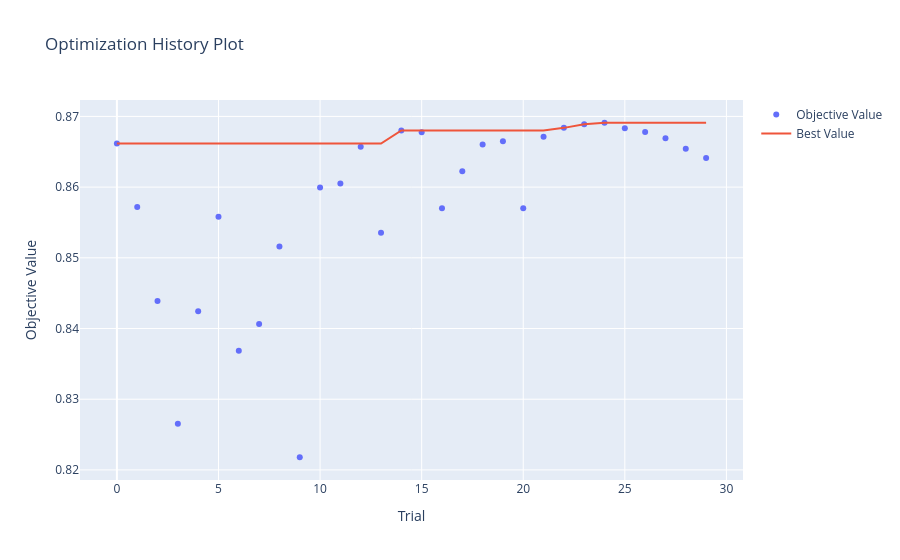
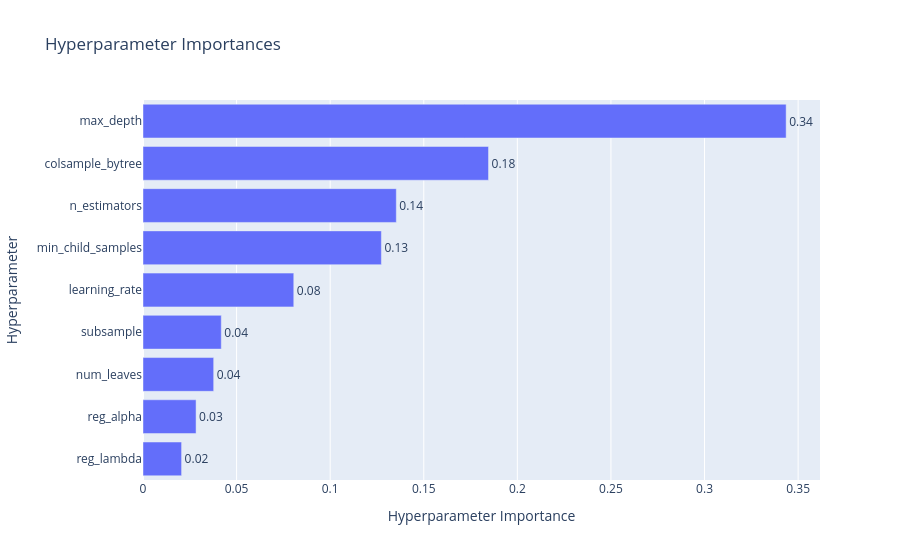

These figures' notebook cell, in order:
### Markdown cell above
## Hyperparameter Tuning with Optuna

We use Optuna for automated hyperparameter optimization to find the best model configuration.

### Code cell
# Hyperparameter Tuning with Optuna
try:
    import optuna
    from optuna.samplers import TPESampler
    
    print("🔧 Running Hyperparameter Optimization with Optuna...")
    print("This may take 10-15 minutes...\n")
    
    # Split data for tuning (use smaller subset for faster tuning)
    X_tune, X_val, y_tune, y_val = train_test_split(
        X, y, test_size=0.3, random_state=42, stratify=y
    )
    
    def objective(trial):
        """Objective function for Optuna optimization"""
        params = {
            'objective': 'multiclass',
            'num_class': 3,
            'n_estimators': trial.suggest_int('n_estimators', 100, 1000),
            'learning_rate': trial.suggest_float('learning_rate', 0.01, 0.1, log=True),
            'max_depth': trial.suggest_int('max_depth', 3, 12),
            'num_leaves': trial.suggest_int('num_leaves', 20, 150),
            'min_child_samples': trial.suggest_int('min_child_samples', 10, 100),
            'subsample': trial.suggest_float('subsample', 0.6, 1.0),
            'colsample_bytree': trial.suggest_float('colsample_bytree', 0.6, 1.0),
            'reg_alpha': trial.suggest_float('reg_alpha', 0.0, 5.0),
            'reg_lambda': trial.suggest_float('reg_lambda', 0.0, 10.0),
            'random_state': 42,
            'n_jobs': -1,
            'verbose': -1
        }
        
        model = lgb.LGBMClassifier(**params)
        
        # Use stratified k-fold for more robust evaluation
        cv = StratifiedKFold(n_splits=3, shuffle=True, random_state=42)
        scores = cross_val_score(model, X_tune, y_tune, cv=cv, scoring='accuracy', n_jobs=-1)
        
        return scores.mean()
    
    # Create study and optimize
    study = optuna.create_study(direction='maximize', sampler=TPESampler(seed=42))
    study.optimize(objective, n_trials=30, show_progress_bar=True)
    
    print("\n" + "="*60)
    print("HYPERPARAMETER OPTIMIZATION RESULTS")
    print("="*60)
    print(f"Best Accuracy: {study.best_value:.4f}")
    print(f"Best Parameters:")
    for key, value in study.best_params.items():
        print(f"  {key}: {value}")
    print("="*60)
    
    # Train final model with best parameters
    best_params = study.best_params.copy()
    best_params.update({
        'objective': 'multiclass',
        'num_class': 3,
        'random_state': 42,
        'n_jobs': -1,
        'verbose': -1
    })
    
    model_m3_tuned = lgb.LGBMClassifier(**best_params)
    model_m3_tuned.fit(X_train_m3, y_train_m3)
    
    # Evaluate tuned model
    y_pred_tuned = model_m3_tuned.predict(X_test_m3)
    tuned_acc = accuracy_score(y_test_m3, y_pred_tuned)
    
    print(f"\nTuned Model Test Accuracy: {tuned_acc:.4f}")
    print(f"Original Model Test Accuracy: {test_acc:.4f}")
    print(f"Improvement: {(tuned_acc - test_acc) * 100:.2f}%")
    
    # Plot optimization history
    fig = optuna.visualization.plot_optimization_history(study)
    fig.show()
    
    # Plot parameter importance
    fig = optuna.visualization.plot_param_importances(study)
    fig.show()
    
except ImportError:
    print("⚠️ Optuna not installed. Install with: pip install optuna")
    print("Skipping hyperparameter tuning...")

### Figure 1 — Plotly figure (JSON) as saved in the notebook; plotly's stock layout.template omitted (floating-point values rounded to 4 significant figures)
{"data": [{"mode": "markers", "name": "Objective Value", "type": "scatter", "x": [0, 1, 2, 3, 4, 5, 6, 7, 8, 9, 10, 11, 12, 13, 14, 15, 16, 17, 18, 19, 20, 21, 22, 23, 24, 25, 26, 27, 28, 29], "y": [0.8662, 0.8572, 0.8439, 0.8265, 0.8425, 0.8558, 0.8369, 0.8406, 0.8516, 0.8218, 0.8599, 0.8605, 0.8657, 0.8536, 0.868, 0.8678, 0.857, 0.8622, 0.866, 0.8665, 0.857, 0.8671, 0.8684, 0.8689, 0.8691, 0.8683, 0.8678, 0.8669, 0.8654, 0.8641]}, {"mode": "lines", "name": "Best Value", "type": "scatter", "x": [0, 1, 2, 3, 4, 5, 6, 7, 8, 9, 10, 11, 12, 13, 14, 15, 16, 17, 18, 19, 20, 21, 22, 23, 24, 25, 26, 27, 28, 29], "y": [0.8662, 0.8662, 0.8662, 0.8662, 0.8662, 0.8662, 0.8662, 0.8662, 0.8662, 0.8662, 0.8662, 0.8662, 0.8662, 0.8662, 0.868, 0.868, 0.868, 0.868, 0.868, 0.868, 0.868, 0.868, 0.8684, 0.8689, 0.8691, 0.8691, 0.8691, 0.8691, 0.8691, 0.8691]}, {"marker": {"color": "#cccccc"}, "mode": "markers", "name": "Infeasible Trial", "showlegend": false, "type": "scatter", "x": [], "y": []}], "layout": {"title": {"text": "Optimization History Plot"}, "xaxis": {"title": {"text": "Trial"}}, "yaxis": {"title": {"text": "Objective Value"}}}}

### Figure 2 — Plotly figure (JSON) as saved in the notebook; plotly's stock layout.template omitted (floating-point values rounded to 4 significant figures)
{"data": [{"cliponaxis": false, "hovertemplate": ["reg_lambda (FloatDistribution): 0.02061433496149268<extra></extra>", "reg_alpha (FloatDistribution): 0.028355200571585283<extra></extra>", "num_leaves (IntDistribution): 0.037762815280253194<extra></extra>", "subsample (FloatDistribution): 0.04182171181873835<extra></extra>", "learning_rate (FloatDistribution): 0.08055048437585156<extra></extra>", "min_child_samples (IntDistribution): 0.12735646256331665<extra></extra>", "n_estimators (IntDistribution): 0.13533904147280204<extra></extra>", "colsample_bytree (FloatDistribution): 0.18459545514420422<extra></extra>", "max_depth (IntDistribution): 0.34360449381175623<extra></extra>"], "name": "Objective Value", "orientation": "h", "text": ["0.02", "0.03", "0.04", "0.04", "0.08", "0.13", "0.14", "0.18", "0.34"], "textposition": "outside", "type": "bar", "x": [0.02061, 0.02836, 0.03776, 0.04182, 0.08055, 0.1274, 0.1353, 0.1846, 0.3436], "y": ["reg_lambda", "reg_alpha", "num_leaves", "subsample", "learning_rate", "min_child_samples", "n_estimators", "colsample_bytree", "max_depth"]}], "layout": {"title": {"text": "Hyperparameter Importances"}, "xaxis": {"title": {"text": "Hyperparameter Importance"}}, "yaxis": {"title": {"text": "Hyperparameter"}}}}
